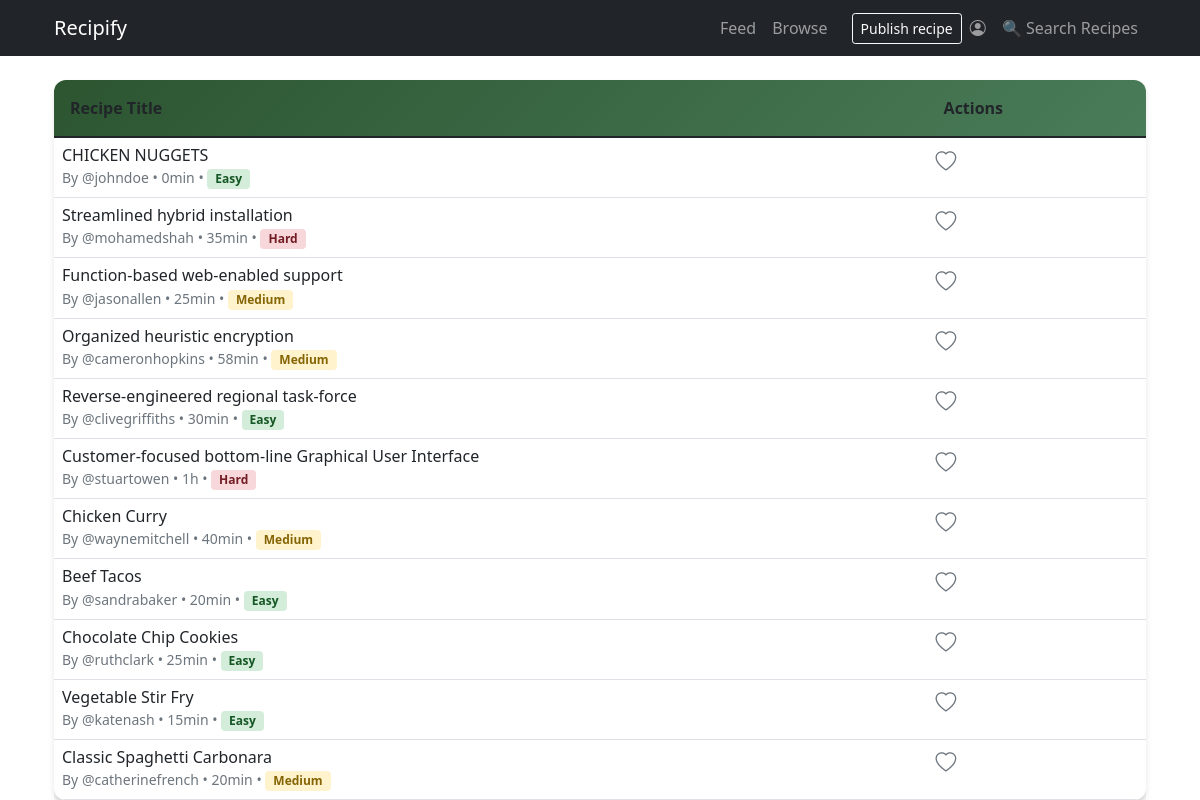
/dashboard/ (signed in), run on the app's committed database.
### recipes/models/recipe.py (models this page shows, shortened)
class Recipe(models.Model):
    DIETARY_CHOICES = [
        ("vegan", "Vegan"),
        ("vegetarian", "Vegetarian"),
        ("gluten_free", "Gluten Free"),
        ("dairy_free", "Dairy Free"),
        ("nut_free", "Nut Free"),
        ("none", "No Restrictions"),
    ]
    author = models.ForeignKey(
        settings.AUTH_USER_MODEL,
        on_delete=models.CASCADE,
        related_name="recipes",
    )
    title = models.CharField(max_length=200)
    summary = models.CharField(max_length=255, blank=True)
    ingredients = models.TextField(help_text="List ingredients separated by commas")
    instructions = models.TextField()
    name = models.CharField(max_length=255)
    description = models.TextField()
    prep_time_minutes = models.PositiveIntegerField(blank=True, null=True)
    cook_time_minutes = models.PositiveIntegerField(blank=True, null=True)
    servings = models.PositiveSmallIntegerField(blank=True, null=True)
    is_published = models.BooleanField(default=True)
    cooking_time = models.PositiveIntegerField(
        help_text="Cooking time in minutes", default=0
    )
    difficulty = models.CharField(
        max_length=10,
        choices=[
            ("easy", "Easy"),
            ("medium", "Medium"),
            ("hard", "Hard"),
        ],
        default="easy",
    )
    date_posted = models.DateTimeField(auto_now_add=True)
    dietary_requirement = models.CharField(
        max_length=50, choices=DIETARY_CHOICES, default="none"
    )
    popularity = models.IntegerField(default=0)
    created_at = models.DateTimeField(default=timezone.now, editable=False)
    updated_at = models.DateTimeField(auto_now=True)
    class Meta:
        ordering = ["-created_at", "-date_posted"]
    @property
    def created_by(self):
        return self.author
    likes = models.ManyToManyField(
        settings.AUTH_USER_MODEL,
        related_name="liked_recipes",
        through="Like",
        blank=True,
    )

### recipes/models/user.py (models this page shows, shortened)
class User(AbstractUser):
    username = models.CharField(
        max_length=30,
        unique=True,
        validators=[RegexValidator(
            regex=r'^@\w{3,}$',
            message='Username must consist of @ followed by at least three alphanumericals'
        )]
    )
    first_name = models.CharField(max_length=50, blank=False)
    last_name = models.CharField(max_length=50, blank=False)
    email = models.EmailField(unique=True, blank=False)
    class Meta:
        ordering = ['last_name', 'first_name']

### recipes/views/dashboard_view.py (the view, shortened to what this page needs)
# urls.py: path("dashboard/", dashboard, name="dashboard"),
@login_required
def dashboard(request):
    current_user = request.user
    recipes = Recipe.objects.all().select_related("author")
    saved_recipe_ids = SavedRecipe.objects.filter(user=current_user).values_list(
        "recipe_id", flat=True
    )
    context = {
        "user": current_user,
        "recipes": recipes,
        "saved_recipe_ids": list(saved_recipe_ids),
    }
    return render(request, "dashboard.html", context)

### recipes/templatetags/recipe_helpers.py (called while the page is built)
@register.filter
def get_difficulty_class(difficulty):
    difficulty_classes = {
        'easy': 'difficulty-easy',
        'medium': 'difficulty-medium',
        'hard': 'difficulty-hard',
    }
    return difficulty_classes.get(difficulty.lower(), 'difficulty-easy')

@register.filter
def format_cooking_time(minutes):
    if minutes < 60:
        return f"{minutes}min"
    else:
        hours = minutes // 60
        mins = minutes % 60
        if mins > 0:
            return f"{hours}h {mins}min"
        else:
            return f"{hours}h"

@register.filter
def is_recipe_saved(recipe_id, saved_recipe_ids):
    return recipe_id in saved_recipe_ids

### recipes/templates/dashboard.html (shortened to what this page needs)
{% extends 'base_content.html' %}
{% load static %}
{% load recipe_helpers %}
{% block content %}
<div class="container">
  <div class="row mt-4">
    <div class="col-12">
      <div class="recipe-card">
        <div class="card-body p-0">
          <form method="post">
            {% include 'partials/profile_tabs/recipe_table.html' with recipes=recipes saved_recipe_ids=saved_recipe_ids %}
          </form>
        </div>
      </div>
    </div>
  </div>
</div>
{% endblock %}

### recipes/templates/partials/profile_tabs/recipe_table.html (shortened to what this page needs)
{% load recipe_helpers %}
{% if recipes %}
  <div class="table-responsive">
    <table class="table table-hover mb-0 recipe-table">
      <thead>
        <tr>
          <th scope="col" style="width: 80%">Recipe Title</th>
          <th scope="col" style="width: 20%">Actions</th>
        </tr>
      </thead>
      <tbody>
        {% for recipe in recipes %}
        <tr>
          <td>
            <div class="d-flex align-items-center">
              <div class="flex-grow-1">
                <h6 class="mb-0">{{ recipe.title }}</h6>
                <small class="text-muted">
                  By {{ recipe.created_by.username }} •
                  {{ recipe.cooking_time|format_cooking_time }} •
                  <span class="badge difficulty-badge {{ recipe.difficulty|get_difficulty_class }}">
                    {{ recipe.difficulty|title }}
                  </span>
                </small>
              </div>
            </div>
          </td>
          <td>
            <form method="post" action="" class="d-inline">
              {% with is_saved=recipe.id|is_recipe_saved:saved_recipe_ids %}
              <button type="submit" class="btn btn-link p-0 heart-icon {% if is_saved %}saved{% endif %}"
                      title="{% if is_saved %}Remove from saved{% else %}Save recipe{% endif %}">
                <i class="bi {% if is_saved %}bi-heart-fill{% else %}bi-heart{% endif %}"></i>
              </button>
              {% endwith %}
            </form>
          </td>
        </tr>
        {% endfor %}
      </tbody>
    </table>
  </div>
{% else %}
  <div class="empty-state">
    <i class="bi bi-journal-plus empty-state-icon"></i>
    <h4 class="text-muted mt-3">No Recipes Available</h4>
    <p class="text-muted">Check back later for new recipes.</p>
  </div>
{% endif %}

### static/custom.css (style rules this page uses)
:root { --primary-color: #2c5530; --secondary-color: #4a7c59; --accent-color: #8fb996; --light-bg: #f8f9fa; --card-shadow: 0 4px 6px rgba(0, 0, 0, 0.1); --hover-shadow: 0 8px 15px rgba(0, 0, 0, 0.15); }
.recipe-card { background: white; border-radius: 12px; box-shadow: var(--card-shadow); border: none; transition: all 0.3s ease; }
.recipe-table { background: white; border-radius: 12px; box-shadow: var(--card-shadow); overflow: hidden; }
.recipe-table thead { background: linear-gradient(135deg, var(--primary-color), var(--secondary-color)); color: white; }
.recipe-table thead th { border: none; padding: 1rem; font-weight: 600; }
.recipe-table tbody tr { transition: background-color 0.2s ease; }
.heart-icon { color: #6c757d; transition: all 0.2s ease; border: none; background: none; font-size: 1.3rem; cursor: pointer; }
.difficulty-badge { font-size: 0.75rem; padding: 0.25rem 0.5rem; }
.difficulty-easy { background-color: #d4edda; color: #155724; }
.difficulty-medium { background-color: #fff3cd; color: #856404; }
.difficulty-hard { background-color: #f8d7da; color: #721c24; }

### data on the page
Recipe: title "CHICKEN NUGGETS", created_by.username "@johndoe", cooking_time "0min", difficulty "Easy"
Recipe: title "Streamlined hybrid installation", created_by.username "@mohamedshah", cooking_time "35min", difficulty "Hard"
Recipe: title "Function-based web-enabled support", created_by.username "@jasonallen", cooking_time "25min", difficulty "Medium"
Recipe: title "Organized heuristic encryption", created_by.username "@cameronhopkins", cooking_time "58min", difficulty "Medium"
Recipe: title "Reverse-engineered regional task-force", created_by.username "@clivegriffiths", cooking_time "30min", difficulty "Easy"
Recipe: title "Customer-focused bottom-line Graphical User Interface", created_by.username "@stuartowen", cooking_time "1h", difficulty "Hard"
Recipe: title "Chicken Curry", created_by.username "@waynemitchell", cooking_time "40min", difficulty "Medium"
Recipe: title "Beef Tacos", created_by.username "@sandrabaker", cooking_time "20min", difficulty "Easy"
Recipe: title "Chocolate Chip Cookies", created_by.username "@ruthclark", cooking_time "25min", difficulty "Easy"
Recipe: title "Vegetable Stir Fry", created_by.username "@katenash", cooking_time "15min", difficulty "Easy"
Recipe: title "Classic Spaghetti Carbonara", created_by.username "@catherinefrench", cooking_time "20min", difficulty "Medium"
